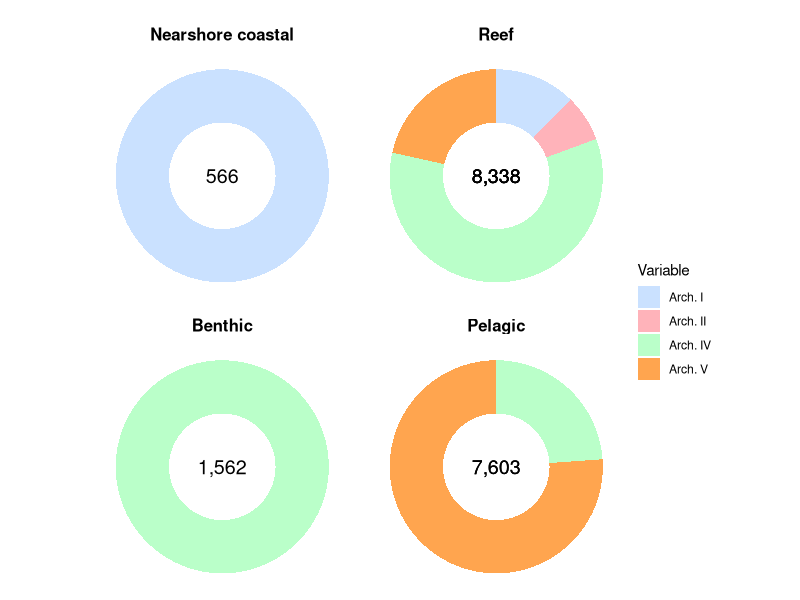
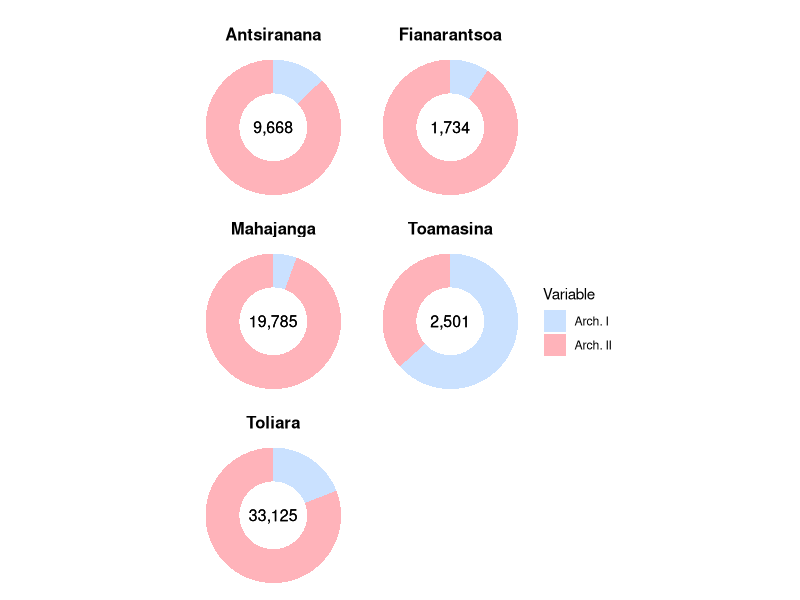
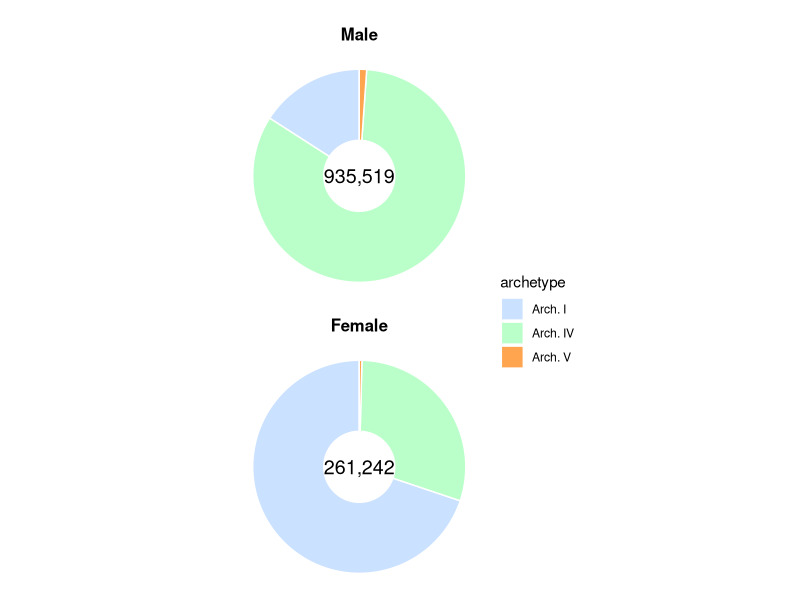

These charts were generated, in order, by the following R code:

# Alba Aguion, (alba.aguion@duke.edu)
# October 1, 2024
# National archetypes from LCCA global model (Kenya, Philippines and Madagascar)

# package load
library(dplyr)
library(ggplot2)
library(svglite)
library(scales)

# read dataset
national_archetypes <- read.csv("Fig_national_archetypes.csv")

# relabel archetypes names
national_archetypes$archetype[which(national_archetypes$archetype == "1")] = "Arch. I"  
national_archetypes$archetype[which(national_archetypes$archetype == "2")] = "Arch. II"
national_archetypes$archetype[which(national_archetypes$archetype == "4")] = "Arch. IV"  
national_archetypes$archetype[which(national_archetypes$archetype == "5")] = "Arch. V" 

# set factors
national_archetypes <- national_archetypes %>% mutate_at(vars( "variable", "archetype", "country"), factor) 
national_archetypes$archetype <- factor(national_archetypes$archetype, levels = c("Arch. I", "Arch. II", "Arch. IV", "Arch. V"))

## Figure panel a (Kenya) ##

# Calculate the total catch for each ecosystem type
kenya <- subset (national_archetypes, country == "Kenya") %>%
  group_by(variable) %>%
  summarise(total_catch = sum(catch), .groups = 'drop')

kenya <- merge(subset (national_archetypes, country == "Kenya"), kenya, by = "variable")

# Create a variable to define the fraction for each ecosystem type
ken_donut <- kenya %>%
  group_by(variable) %>%
  mutate(fraction = catch / total_catch)

# Create a cumulative sum for the y values to help create the stacked donut
ken_donut <- ken_donut %>%
  arrange(variable, archetype) %>%
  mutate(ymax = cumsum(fraction),
         ymin = lag(ymax, default = 0))

# Adjust the center positioning for the label
kenya <- kenya %>% mutate(x_center = 2, y_center = 0) 

ken_donut$variable <- factor(ken_donut$variable, levels = c("Nearshore coastal", "Reef", "Benthic", "Pelagic"))

# Start the SVG device
# svglite("kenya_plot.svg", width = 5.02, height = 3.47)  # Adjust width and height as needed

ggplot(ken_donut, aes(ymax = ymax, ymin = ymin, xmax = 4, xmin = 3, fill = archetype)) +
  geom_rect() +
  geom_text(data = kenya,
            aes(x = x_center, y = y_center, label = comma(round(total_catch, 0))),
            size = 5, color = "black", inherit.aes = FALSE) +
  coord_polar(theta = "y") +
  xlim(c(2, 4)) + 
  facet_wrap(~variable, ncol = 2) +  
  theme_void() +  
  theme(
    panel.background = element_rect(fill = "transparent", color = NA),  # Remove panel background
    plot.background = element_rect(fill = "transparent", color = NA),   # Remove plot background
    legend.position = "right", 
    strip.text = element_text(size = 12, face="bold")  # Adjust legend and facet label size
  ) +
  labs(title = "", fill = "Variable") +
  scale_fill_manual(values=c("#cae1ff", "#ffb3ba", "#baffc9","#ffa54f")) 

# Close the device to finalize the file
# dev.off()


## Figure panel b (Madagascar) ##

# Calculate the total catch for each province
madagascar <- subset (national_archetypes, country == "Madagascar") %>%
  group_by(variable) %>%
  summarise(total_catch = sum(catch), .groups = 'drop')

madagascar <- merge(subset (national_archetypes, country == "Madagascar"), madagascar, by = "variable")

# Create a variable to define the fraction for each province
mad_donut <- madagascar %>%
  group_by(variable) %>%
  mutate(fraction = catch / total_catch)

# Create a cumulative sum for the y values to help create the stacked donut
mad_donut <- mad_donut %>%
  arrange(variable, archetype) %>%
  mutate(ymax = cumsum(fraction),
         ymin = lag(ymax, default = 0))

# Adjust the center positioning for the label
madagascar <- madagascar %>% mutate(x_center = 2, y_center = 0) 

# Start the SVG device
# svglite("madagascar_plot.svg", width = 5.02, height = 3.47)  # Adjust width and height as needed

# Plotting using ggplot2
ggplot(mad_donut, aes(ymax = ymax, ymin = ymin, xmax = 4, xmin = 3, fill = archetype)) +
  geom_rect() +
  geom_text(data = madagascar,
            aes(x = x_center, y = y_center, label = comma(round(total_catch, 0))),
            size = 4, color = "black", inherit.aes = FALSE) +
  coord_polar(theta = "y") +
  xlim(c(2, 4)) +  
  facet_wrap(~variable, ncol = 2) + 
  theme_void() +  
  theme(legend.position = "right", 
        strip.text = element_text(size = 12, face = "bold")) +  # Adjust legend and facet label size
  labs(title = "", fill = "Variable") +
  scale_fill_manual(values = c("#cae1ff", "#ffb3ba")) 

# dev.off()


## Figure panel c (Philippines) ##
philippines <- subset (national_archetypes, country == "Philippines")
philippines$variable <- factor(philippines$variable, levels = c("Male", "Female"))

# Calculate the total catch per gender
philippines1 <- philippines %>%
  group_by(variable) %>%
  summarise(total_catch = sum(catch), .groups = 'drop')


max_total_catch <- max(philippines1$total_catch)

philippines <- philippines  %>%
  group_by(variable) %>%
  mutate(scaled_harvest = catch / sum(catch) * max_total_catch)

# Start the SVG device
# svglite("philippines_plot.svg", width = 5.02, height = 3.47)  # Adjust width and height as needed

ggplot(philippines, aes(x = factor(1), y = scaled_harvest, fill = archetype)) +
  geom_bar(stat = "identity", width = 1, color = "white") +
  coord_polar(theta = "y", start = 0) +
  facet_wrap(~variable, ncol=1) +
  theme_void() +
  theme(legend.position = "right", strip.text = element_text(size = 12, face="bold")) +
  scale_fill_manual(values = c("#cae1ff", "#baffc9","#ffa54f")) +  # Customize colors as needed
  geom_text(aes(x = 0, y = 0, label = comma(round(philippines1$total_catch, 0))), size = 5, data = philippines[!duplicated(philippines$variable),]) +
  labs(title = "")

# dev.off()
